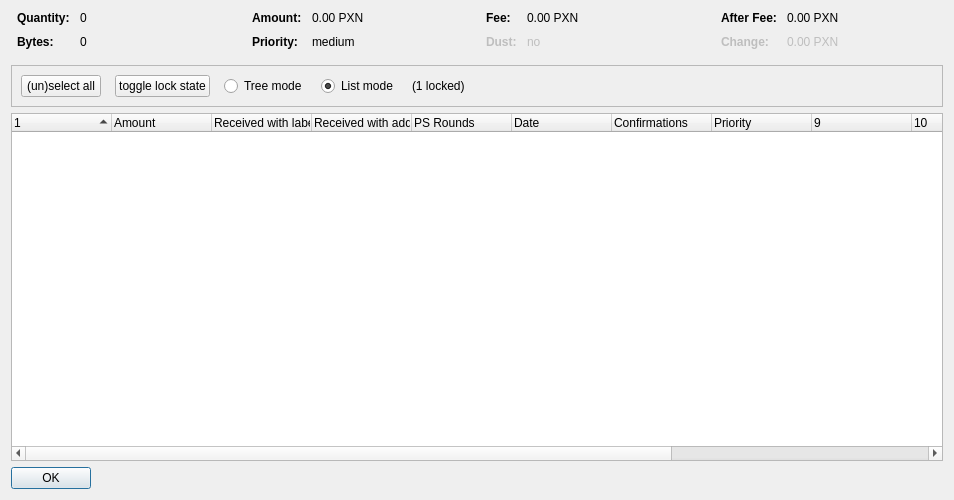
<?xml version="1.0" encoding="UTF-8"?>
<ui version="4.0">
 <class>CoinControlDialog</class>
 <widget class="QDialog" name="CoinControlDialog">
  <property name="geometry">
   <rect>
    <x>0</x>
    <y>0</y>
    <width>954</width>
    <height>500</height>
   </rect>
  </property>
  <property name="windowTitle">
   <string>Coin Selection</string>
  </property>
  <layout class="QVBoxLayout" name="verticalLayout">
   <item>
    <layout class="QHBoxLayout" name="horizontalLayoutTop" stretch="0,0,0,0">
     <property name="topMargin">
      <number>0</number>
     </property>
     <property name="bottomMargin">
      <number>10</number>
     </property>
     <item>
      <layout class="QFormLayout" name="formLayoutCoinControl1">
       <property name="horizontalSpacing">
        <number>10</number>
       </property>
       <property name="verticalSpacing">
        <number>10</number>
       </property>
       <property name="leftMargin">
        <number>6</number>
       </property>
       <property name="rightMargin">
        <number>6</number>
       </property>
       <item row="0" column="0">
        <widget class="QLabel" name="labelCoinControlQuantityText">
         <property name="font">
          <font>
           <weight>75</weight>
           <bold>true</bold>
          </font>
         </property>
         <property name="text">
          <string>Quantity:</string>
         </property>
        </widget>
       </item>
       <item row="0" column="1">
        <widget class="QLabel" name="labelCoinControlQuantity">
         <property name="cursor">
          <cursorShape>IBeamCursor</cursorShape>
         </property>
         <property name="contextMenuPolicy">
          <enum>Qt::ActionsContextMenu</enum>
         </property>
         <property name="text">
          <string notr="true">0</string>
         </property>
         <property name="textInteractionFlags">
          <set>Qt::LinksAccessibleByMouse|Qt::TextSelectableByKeyboard|Qt::TextSelectableByMouse</set>
         </property>
        </widget>
       </item>
       <item row="1" column="0">
        <widget class="QLabel" name="labelCoinControlBytesText">
         <property name="font">
          <font>
           <weight>75</weight>
           <bold>true</bold>
          </font>
         </property>
         <property name="text">
          <string>Bytes:</string>
         </property>
        </widget>
       </item>
       <item row="1" column="1">
        <widget class="QLabel" name="labelCoinControlBytes">
         <property name="cursor">
          <cursorShape>IBeamCursor</cursorShape>
         </property>
         <property name="contextMenuPolicy">
          <enum>Qt::ActionsContextMenu</enum>
         </property>
         <property name="text">
          <string notr="true">0</string>
         </property>
         <property name="textInteractionFlags">
          <set>Qt::LinksAccessibleByMouse|Qt::TextSelectableByKeyboard|Qt::TextSelectableByMouse</set>
         </property>
        </widget>
       </item>
      </layout>
     </item>
     <item>
      <layout class="QFormLayout" name="formLayoutCoinControl2">
       <property name="horizontalSpacing">
        <number>10</number>
       </property>
       <property name="verticalSpacing">
        <number>10</number>
       </property>
       <property name="leftMargin">
        <number>6</number>
       </property>
       <property name="rightMargin">
        <number>6</number>
       </property>
       <item row="0" column="0">
        <widget class="QLabel" name="labelCoinControlAmountText">
         <property name="font">
          <font>
           <weight>75</weight>
           <bold>true</bold>
          </font>
         </property>
         <property name="text">
          <string>Amount:</string>
         </property>
        </widget>
       </item>
       <item row="0" column="1">
        <widget class="QLabel" name="labelCoinControlAmount">
         <property name="cursor">
          <cursorShape>IBeamCursor</cursorShape>
         </property>
         <property name="contextMenuPolicy">
          <enum>Qt::ActionsContextMenu</enum>
         </property>
         <property name="text">
          <string notr="true">0.00 PXN</string>
         </property>
         <property name="textInteractionFlags">
          <set>Qt::LinksAccessibleByMouse|Qt::TextSelectableByKeyboard|Qt::TextSelectableByMouse</set>
         </property>
        </widget>
       </item>
       <item row="1" column="0">
        <widget class="QLabel" name="labelCoinControlPriorityText">
         <property name="font">
          <font>
           <weight>75</weight>
           <bold>true</bold>
          </font>
         </property>
         <property name="text">
          <string>Priority:</string>
         </property>
        </widget>
       </item>
       <item row="1" column="1">
        <widget class="QLabel" name="labelCoinControlPriority">
         <property name="cursor">
          <cursorShape>IBeamCursor</cursorShape>
         </property>
         <property name="contextMenuPolicy">
          <enum>Qt::ActionsContextMenu</enum>
         </property>
         <property name="text">
          <string>medium</string>
         </property>
         <property name="textInteractionFlags">
          <set>Qt::LinksAccessibleByMouse|Qt::TextSelectableByKeyboard|Qt::TextSelectableByMouse</set>
         </property>
        </widget>
       </item>
      </layout>
     </item>
     <item>
      <layout class="QFormLayout" name="formLayoutCoinControl3">
       <property name="horizontalSpacing">
        <number>10</number>
       </property>
       <property name="verticalSpacing">
        <number>10</number>
       </property>
       <property name="leftMargin">
        <number>6</number>
       </property>
       <property name="rightMargin">
        <number>6</number>
       </property>
       <item row="0" column="0">
        <widget class="QLabel" name="labelCoinControlFeeText">
         <property name="font">
          <font>
           <weight>75</weight>
           <bold>true</bold>
          </font>
         </property>
         <property name="text">
          <string>Fee:</string>
         </property>
        </widget>
       </item>
       <item row="0" column="1">
        <widget class="QLabel" name="labelCoinControlFee">
         <property name="cursor">
          <cursorShape>IBeamCursor</cursorShape>
         </property>
         <property name="contextMenuPolicy">
          <enum>Qt::ActionsContextMenu</enum>
         </property>
         <property name="text">
          <string notr="true">0.00 PXN</string>
         </property>
         <property name="textInteractionFlags">
          <set>Qt::LinksAccessibleByMouse|Qt::TextSelectableByKeyboard|Qt::TextSelectableByMouse</set>
         </property>
        </widget>
       </item>
       <item row="1" column="0">
        <widget class="QLabel" name="labelCoinControlLowOutputText">
         <property name="enabled">
          <bool>false</bool>
         </property>
         <property name="font">
          <font>
           <weight>75</weight>
           <bold>true</bold>
          </font>
         </property>
         <property name="text">
          <string>Dust:</string>
         </property>
        </widget>
       </item>
       <item row="1" column="1">
        <widget class="QLabel" name="labelCoinControlLowOutput">
         <property name="enabled">
          <bool>false</bool>
         </property>
         <property name="cursor">
          <cursorShape>IBeamCursor</cursorShape>
         </property>
         <property name="contextMenuPolicy">
          <enum>Qt::ActionsContextMenu</enum>
         </property>
         <property name="text">
          <string>no</string>
         </property>
         <property name="textInteractionFlags">
          <set>Qt::LinksAccessibleByMouse|Qt::TextSelectableByKeyboard|Qt::TextSelectableByMouse</set>
         </property>
        </widget>
       </item>
      </layout>
     </item>
     <item>
      <layout class="QFormLayout" name="formLayoutCoinControl4">
       <property name="horizontalSpacing">
        <number>10</number>
       </property>
       <property name="verticalSpacing">
        <number>10</number>
       </property>
       <property name="leftMargin">
        <number>6</number>
       </property>
       <property name="rightMargin">
        <number>6</number>
       </property>
       <item row="0" column="0">
        <widget class="QLabel" name="labelCoinControlAfterFeeText">
         <property name="font">
          <font>
           <weight>75</weight>
           <bold>true</bold>
          </font>
         </property>
         <property name="text">
          <string>After Fee:</string>
         </property>
        </widget>
       </item>
       <item row="0" column="1">
        <widget class="QLabel" name="labelCoinControlAfterFee">
         <property name="cursor">
          <cursorShape>IBeamCursor</cursorShape>
         </property>
         <property name="contextMenuPolicy">
          <enum>Qt::ActionsContextMenu</enum>
         </property>
         <property name="text">
          <string notr="true">0.00 PXN</string>
         </property>
         <property name="textInteractionFlags">
          <set>Qt::LinksAccessibleByMouse|Qt::TextSelectableByKeyboard|Qt::TextSelectableByMouse</set>
         </property>
        </widget>
       </item>
       <item row="1" column="0">
        <widget class="QLabel" name="labelCoinControlChangeText">
         <property name="enabled">
          <bool>false</bool>
         </property>
         <property name="font">
          <font>
           <weight>75</weight>
           <bold>true</bold>
          </font>
         </property>
         <property name="text">
          <string>Change:</string>
         </property>
        </widget>
       </item>
       <item row="1" column="1">
        <widget class="QLabel" name="labelCoinControlChange">
         <property name="enabled">
          <bool>false</bool>
         </property>
         <property name="cursor">
          <cursorShape>IBeamCursor</cursorShape>
         </property>
         <property name="contextMenuPolicy">
          <enum>Qt::ActionsContextMenu</enum>
         </property>
         <property name="text">
          <string notr="true">0.00 PXN</string>
         </property>
         <property name="textInteractionFlags">
          <set>Qt::LinksAccessibleByMouse|Qt::TextSelectableByKeyboard|Qt::TextSelectableByMouse</set>
         </property>
        </widget>
       </item>
      </layout>
     </item>
    </layout>
   </item>
   <item>
    <widget class="QFrame" name="frame">
     <property name="minimumSize">
      <size>
       <width>0</width>
       <height>40</height>
      </size>
     </property>
     <property name="frameShape">
      <enum>QFrame::StyledPanel</enum>
     </property>
     <property name="frameShadow">
      <enum>QFrame::Sunken</enum>
     </property>
     <layout class="QHBoxLayout" name="horizontalLayout">
      <item>
       <layout class="QHBoxLayout" name="horizontalLayoutPanel" stretch="0,0,0,0,0,0">
        <property name="spacing">
         <number>14</number>
        </property>
        <item>
         <widget class="QPushButton" name="pushButtonSelectAll">
          <property name="sizePolicy">
           <sizepolicy hsizetype="Maximum" vsizetype="Fixed">
            <horstretch>0</horstretch>
            <verstretch>0</verstretch>
           </sizepolicy>
          </property>
          <property name="text">
           <string>(un)select all</string>
          </property>
          <property name="autoDefault">
           <bool>false</bool>
          </property>
         </widget>
        </item>
        <item>
         <widget class="QPushButton" name="pushButtonToggleLock">
          <property name="sizePolicy">
           <sizepolicy hsizetype="Maximum" vsizetype="Fixed">
            <horstretch>0</horstretch>
            <verstretch>0</verstretch>
           </sizepolicy>
          </property>
          <property name="text">
           <string>toggle lock state</string>
          </property>
          <property name="autoDefault">
           <bool>false</bool>
          </property>
         </widget>
        </item>
        <item>
         <widget class="QRadioButton" name="radioTreeMode">
          <property name="sizePolicy">
           <sizepolicy hsizetype="Maximum" vsizetype="Fixed">
            <horstretch>0</horstretch>
            <verstretch>0</verstretch>
           </sizepolicy>
          </property>
          <property name="text">
           <string>Tree mode</string>
          </property>
         </widget>
        </item>
        <item>
         <widget class="QRadioButton" name="radioListMode">
          <property name="sizePolicy">
           <sizepolicy hsizetype="Maximum" vsizetype="Fixed">
            <horstretch>0</horstretch>
            <verstretch>0</verstretch>
           </sizepolicy>
          </property>
          <property name="text">
           <string>List mode</string>
          </property>
          <property name="checked">
           <bool>true</bool>
          </property>
         </widget>
        </item>
        <item>
         <widget class="QLabel" name="labelLocked">
          <property name="text">
           <string>(1 locked)</string>
          </property>
         </widget>
        </item>
        <item>
         <spacer name="horizontalSpacer">
          <property name="orientation">
           <enum>Qt::Horizontal</enum>
          </property>
          <property name="sizeHint" stdset="0">
           <size>
            <width>40</width>
            <height>20</height>
           </size>
          </property>
         </spacer>
        </item>
       </layout>
      </item>
     </layout>
    </widget>
   </item>
   <item>
    <widget class="CoinControlTreeWidget" name="treeWidget">
     <property name="contextMenuPolicy">
      <enum>Qt::CustomContextMenu</enum>
     </property>
     <property name="sortingEnabled">
      <bool>false</bool>
     </property>
     <property name="columnCount">
      <number>13</number>
     </property>
     <attribute name="headerShowSortIndicator" stdset="0">
      <bool>true</bool>
     </attribute>
     <attribute name="headerStretchLastSection">
      <bool>false</bool>
     </attribute>
     <column>
      <property name="text">
       <string/>
      </property>
     </column>
     <column>
      <property name="text">
       <string>Amount</string>
      </property>
     </column>
     <column>
      <property name="text">
       <string>Received with label</string>
      </property>
     </column>
     <column>
      <property name="text">
       <string>Received with address</string>
      </property>
     </column>
     <column>
      <property name="text">
       <string>PS Rounds</string>
      </property>
     </column>
     <column>
      <property name="text">
       <string>Date</string>
      </property>
     </column>
     <column>
      <property name="text">
       <string>Confirmations</string>
      </property>
      <property name="toolTip">
       <string>Confirmed</string>
      </property>
     </column>
     <column>
      <property name="text">
       <string>Priority</string>
      </property>
     </column>
     <column>
      <property name="text">
       <string/>
      </property>
     </column>
     <column>
      <property name="text">
       <string/>
      </property>
     </column>
     <column>
      <property name="text">
       <string/>
      </property>
     </column>
     <column>
      <property name="text">
       <string/>
      </property>
     </column>
     <column>
      <property name="text">
       <string/>
      </property>
     </column>
    </widget>
   </item>
   <item>
    <widget class="QDialogButtonBox" name="buttonBox">
     <property name="sizePolicy">
      <sizepolicy hsizetype="Maximum" vsizetype="Fixed">
       <horstretch>0</horstretch>
       <verstretch>0</verstretch>
      </sizepolicy>
     </property>
     <property name="orientation">
      <enum>Qt::Horizontal</enum>
     </property>
     <property name="standardButtons">
      <set>QDialogButtonBox::Ok</set>
     </property>
    </widget>
   </item>
  </layout>
 </widget>
 <customwidgets>
  <customwidget>
   <class>CoinControlTreeWidget</class>
   <extends>QTreeWidget</extends>
   <header>coincontroltreewidget.h</header>
  </customwidget>
 </customwidgets>
 <resources/>
 <connections/>
</ui>
